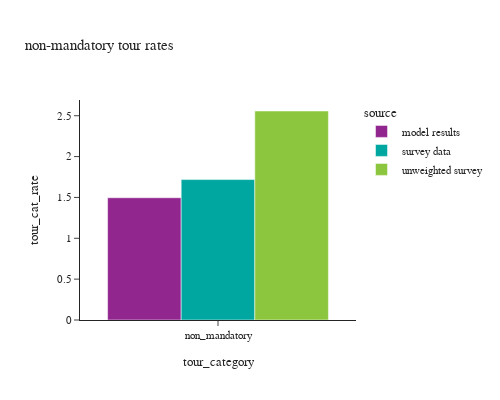

Source (notebook cell):
### Markdown cell above
## non-mandatory tours per person

### Code cell
df_plot = non_m_tour_data.\
    groupby(['source','tour_category'])[['tour_weight']].sum().reset_index(). \
    merge(df_person_count, how='left', on='source')
df_plot['tour_cat_rate'] = df_plot['tour_weight']/df_plot['person_weight']

fig = px.bar(df_plot, x="tour_category", y="tour_cat_rate", color="source",barmode="group",
             title="non-mandatory tour rates")
fig.update_layout(height=400, width=500, font=dict(size=11))
fig.show()

### Figure 1 — Plotly figure (JSON) as saved in the notebook; plotly's stock layout.template omitted (floating-point values rounded to 4 significant figures)
{"data": [{"alignmentgroup": "True", "hovertemplate": "source=model results<br>tour_category=%{x}<br>tour_cat_rate=%{y}<extra></extra>", "legendgroup": "model results", "marker": {"color": "#91268F", "pattern": {"shape": ""}}, "name": "model results", "offsetgroup": "model results", "orientation": "v", "showlegend": true, "textposition": "auto", "type": "bar", "x": ["non_mandatory"], "xaxis": "x", "y": [1.496], "yaxis": "y"}, {"alignmentgroup": "True", "hovertemplate": "source=survey data<br>tour_category=%{x}<br>tour_cat_rate=%{y}<extra></extra>", "legendgroup": "survey data", "marker": {"color": "#00A7A0", "pattern": {"shape": ""}}, "name": "survey data", "offsetgroup": "survey data", "orientation": "v", "showlegend": true, "textposition": "auto", "type": "bar", "x": ["non_mandatory"], "xaxis": "x", "y": [1.718], "yaxis": "y"}, {"alignmentgroup": "True", "hovertemplate": "source=unweighted survey<br>tour_category=%{x}<br>tour_cat_rate=%{y}<extra></extra>", "legendgroup": "unweighted survey", "marker": {"color": "#8CC63E", "pattern": {"shape": ""}}, "name": "unweighted survey", "offsetgroup": "unweighted survey", "orientation": "v", "showlegend": true, "textposition": "auto", "type": "bar", "x": ["non_mandatory"], "xaxis": "x", "y": [2.558], "yaxis": "y"}], "layout": {"barmode": "group", "font": {"size": 11}, "height": 400, "legend": {"title": {"text": "source"}, "tracegroupgap": 0}, "title": {"text": "non-mandatory tour rates"}, "width": 500, "xaxis": {"anchor": "y", "domain": [0.0, 1.0], "title": {"text": "tour_category"}}, "yaxis": {"anchor": "x", "domain": [0.0, 1.0], "title": {"text": "tour_cat_rate"}}}}
